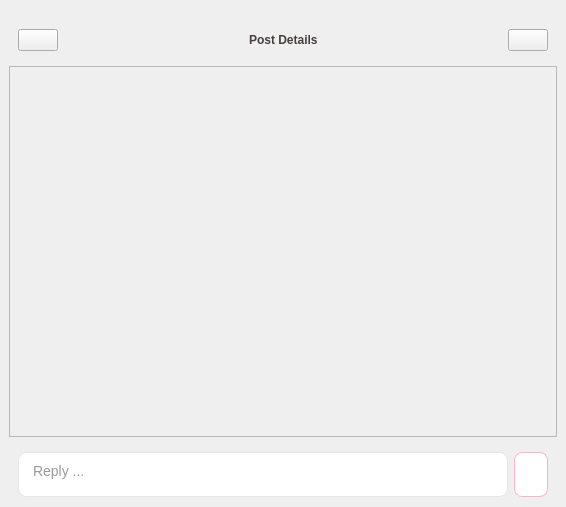
<?xml version="1.0" encoding="UTF-8"?>
<ui version="4.0">
 <class>Form</class>
 <widget class="QWidget" name="Form">
  <property name="geometry">
   <rect>
    <x>0</x>
    <y>0</y>
    <width>558</width>
    <height>507</height>
   </rect>
  </property>
  <property name="sizePolicy">
   <sizepolicy hsizetype="Expanding" vsizetype="Expanding">
    <horstretch>0</horstretch>
    <verstretch>0</verstretch>
   </sizepolicy>
  </property>
  <property name="windowTitle">
   <string>Form</string>
  </property>
  <layout class="QVBoxLayout" name="verticalLayout">
   <property name="spacing">
    <number>0</number>
   </property>
   <property name="leftMargin">
    <number>0</number>
   </property>
   <property name="rightMargin">
    <number>0</number>
   </property>
   <property name="bottomMargin">
    <number>0</number>
   </property>
   <item>
    <widget class="QStackedWidget" name="stackedWidget">
     <property name="currentIndex">
      <number>1</number>
     </property>
     <widget class="QWidget" name="forum_main">
      <layout class="QVBoxLayout" name="verticalLayout_3">
       <item>
        <spacer name="verticalSpacer">
         <property name="orientation">
          <enum>Qt::Orientation::Vertical</enum>
         </property>
         <property name="sizeType">
          <enum>QSizePolicy::Policy::Fixed</enum>
         </property>
         <property name="sizeHint" stdset="0">
          <size>
           <width>20</width>
           <height>15</height>
          </size>
         </property>
        </spacer>
       </item>
       <item>
        <widget class="QLabel" name="title_main">
         <property name="minimumSize">
          <size>
           <width>0</width>
           <height>30</height>
          </size>
         </property>
         <property name="focusPolicy">
          <enum>Qt::FocusPolicy::NoFocus</enum>
         </property>
         <property name="styleSheet">
          <string notr="true">/*font: 16pt &quot;Papyrus&quot;;*/
font: 700 17pt &quot;Terminal&quot;;
color: #ff6b81;</string>
         </property>
         <property name="text">
          <string>  DIICSU FORUM</string>
         </property>
         <property name="alignment">
          <set>Qt::AlignmentFlag::AlignCenter</set>
         </property>
        </widget>
       </item>
       <item>
        <layout class="QHBoxLayout" name="Search" stretch="0,0,2,0,0">
         <item>
          <spacer name="horizontalSpacer">
           <property name="orientation">
            <enum>Qt::Orientation::Horizontal</enum>
           </property>
           <property name="sizeType">
            <enum>QSizePolicy::Policy::Fixed</enum>
           </property>
           <property name="sizeHint" stdset="0">
            <size>
             <width>15</width>
             <height>10</height>
            </size>
           </property>
          </spacer>
         </item>
         <item>
          <widget class="QPushButton" name="update_button">
           <property name="minimumSize">
            <size>
             <width>0</width>
             <height>30</height>
            </size>
           </property>
           <property name="maximumSize">
            <size>
             <width>16777215</width>
             <height>30</height>
            </size>
           </property>
           <property name="styleSheet">
            <string notr="true">background-color: #ffe1e8;</string>
           </property>
           <property name="text">
            <string/>
           </property>
           <property name="flat">
            <bool>true</bool>
           </property>
          </widget>
         </item>
         <item>
          <widget class="QLineEdit" name="search_input">
           <property name="minimumSize">
            <size>
             <width>0</width>
             <height>30</height>
            </size>
           </property>
           <property name="maximumSize">
            <size>
             <width>16777215</width>
             <height>30</height>
            </size>
           </property>
           <property name="styleSheet">
            <string notr="true">/* ================= 搜索框 ================= */

QLineEdit#search_input {

    background-color: white;

    border: 1px solid #e5e5e5;
    border-radius: 10px;

    padding: 6px 12px;

    font-size: 14px;
    color: #333;

}


/* 鼠标悬停 */

QLineEdit#search_input:hover {

    border: 1px solid #ffb3c1;

}


/* 输入时 */

QLineEdit#search_input:focus {

    border: 1px solid #ff6b81;
}


/* placeholder 颜色 */

QLineEdit#search_input::placeholder {

    color: #aaaaaa;
}</string>
           </property>
           <property name="placeholderText">
            <string>search posts ...</string>
           </property>
          </widget>
         </item>
         <item>
          <widget class="QPushButton" name="search_button">
           <property name="minimumSize">
            <size>
             <width>0</width>
             <height>30</height>
            </size>
           </property>
           <property name="maximumSize">
            <size>
             <width>16777215</width>
             <height>30</height>
            </size>
           </property>
           <property name="styleSheet">
            <string notr="true">background-color: #ffe1e8;</string>
           </property>
           <property name="text">
            <string/>
           </property>
           <property name="icon">
            <iconset theme="QIcon::ThemeIcon::EditFind"/>
           </property>
          </widget>
         </item>
         <item>
          <spacer name="horizontalSpacer_4">
           <property name="orientation">
            <enum>Qt::Orientation::Horizontal</enum>
           </property>
           <property name="sizeType">
            <enum>QSizePolicy::Policy::Fixed</enum>
           </property>
           <property name="sizeHint" stdset="0">
            <size>
             <width>15</width>
             <height>10</height>
            </size>
           </property>
          </spacer>
         </item>
        </layout>
       </item>
       <item>
        <widget class="QScrollArea" name="post_scrollArea">
         <property name="widgetResizable">
          <bool>true</bool>
         </property>
         <widget class="QWidget" name="post_contents">
          <property name="geometry">
           <rect>
            <x>0</x>
            <y>0</y>
            <width>536</width>
            <height>352</height>
           </rect>
          </property>
          <layout class="QVBoxLayout" name="verticalLayout_5">
           <property name="spacing">
            <number>0</number>
           </property>
           <property name="leftMargin">
            <number>0</number>
           </property>
           <property name="topMargin">
            <number>0</number>
           </property>
           <property name="rightMargin">
            <number>0</number>
           </property>
           <property name="bottomMargin">
            <number>0</number>
           </property>
           <item>
            <widget class="QLabel" name="label_7">
             <property name="text">
              <string>TextLabel</string>
             </property>
            </widget>
           </item>
          </layout>
         </widget>
        </widget>
       </item>
       <item>
        <widget class="QPushButton" name="to_create_botton">
         <property name="layoutDirection">
          <enum>Qt::LayoutDirection::LeftToRight</enum>
         </property>
         <property name="styleSheet">
          <string notr="true">QPushButton#to_create_botton {

    background-color: white;

    border-radius: 8px;
    border: 1px solid #dddddd;

    padding: 6px 14px;
    font-size: 14px;

    text-align: center;
    font-size: 14px;
	font: 9pt &quot;Terminal&quot;;
}


/* 鼠标悬停 */
QPushButton#to_create_botton:hover {

    background-color: #fff7f9;
    border: 1px solid #ff8fa3;
}

QPushButton#to_create_botton:pressed {

    background-color: #ffe5ec;
}</string>
         </property>
         <property name="text">
          <string>Create Post    +</string>
         </property>
        </widget>
       </item>
      </layout>
     </widget>
     <widget class="QWidget" name="forum_detail">
      <layout class="QVBoxLayout" name="verticalLayout_2">
       <item>
        <widget class="QWidget" name="detail_top" native="true">
         <layout class="QHBoxLayout" name="horizontalLayout_7">
          <item>
           <widget class="QPushButton" name="return_button2">
            <property name="text">
             <string/>
            </property>
            <property name="icon">
             <iconset theme="QIcon::ThemeIcon::GoHome"/>
            </property>
           </widget>
          </item>
          <item>
           <spacer name="spacer">
            <property name="orientation">
             <enum>Qt::Orientation::Horizontal</enum>
            </property>
            <property name="sizeHint" stdset="0">
             <size>
              <width>130</width>
              <height>20</height>
             </size>
            </property>
           </spacer>
          </item>
          <item>
           <widget class="QLabel" name="detail_title">
            <property name="styleSheet">
             <string notr="true">/* ================= 主标题 ================= */

QLabel#detail_title {
    font-weight: 600;
	font: 700 19pt &quot;Terminal&quot;;
    color: #483e3e;

}</string>
            </property>
            <property name="text">
             <string>Post Details</string>
            </property>
           </widget>
          </item>
          <item>
           <spacer name="spacer_2">
            <property name="orientation">
             <enum>Qt::Orientation::Horizontal</enum>
            </property>
            <property name="sizeHint" stdset="0">
             <size>
              <width>130</width>
              <height>20</height>
             </size>
            </property>
           </spacer>
          </item>
          <item>
           <widget class="QPushButton" name="up_button">
            <property name="layoutDirection">
             <enum>Qt::LayoutDirection::LeftToRight</enum>
            </property>
            <property name="text">
             <string/>
            </property>
            <property name="icon">
             <iconset theme="QIcon::ThemeIcon::ViewRefresh"/>
            </property>
           </widget>
          </item>
         </layout>
        </widget>
       </item>
       <item>
        <widget class="QScrollArea" name="detail_scrollArea">
         <property name="layoutDirection">
          <enum>Qt::LayoutDirection::LeftToRight</enum>
         </property>
         <property name="widgetResizable">
          <bool>true</bool>
         </property>
         <property name="alignment">
          <set>Qt::AlignmentFlag::AlignCenter</set>
         </property>
         <widget class="QWidget" name="detail_content">
          <property name="geometry">
           <rect>
            <x>0</x>
            <y>0</y>
            <width>536</width>
            <height>365</height>
           </rect>
          </property>
          <layout class="QVBoxLayout" name="verticalLayout_6">
           <property name="spacing">
            <number>0</number>
           </property>
           <property name="leftMargin">
            <number>0</number>
           </property>
           <property name="rightMargin">
            <number>0</number>
           </property>
           <property name="bottomMargin">
            <number>0</number>
           </property>
          </layout>
         </widget>
        </widget>
       </item>
       <item>
        <widget class="QWidget" name="detail_bottom" native="true">
         <property name="maximumSize">
          <size>
           <width>16777215</width>
           <height>55</height>
          </size>
         </property>
         <layout class="QHBoxLayout" name="horizontalLayout_6" stretch="1,0">
          <item>
           <widget class="QTextEdit" name="reply_input">
            <property name="sizePolicy">
             <sizepolicy hsizetype="Preferred" vsizetype="Preferred">
              <horstretch>0</horstretch>
              <verstretch>0</verstretch>
             </sizepolicy>
            </property>
            <property name="minimumSize">
             <size>
              <width>490</width>
              <height>45</height>
             </size>
            </property>
            <property name="maximumSize">
             <size>
              <width>490</width>
              <height>45</height>
             </size>
            </property>
            <property name="styleSheet">
             <string notr="true">/* ================= 回复输入框 ================= */

QTextEdit#reply_input {

    background-color: white;

    border: 1px solid #e5e5e5;
    border-radius: 8px;

    padding: 6px 10px;

    font-size: 14px;
    color: #333333;
}


/* hover */

QTextEdit#reply_input:hover {

    border: 1px solid #ffb3c1;
}


/* focus */

QTextEdit#reply_input:focus {

    border: 1px solid #ff6b81;
}


/* placeholder */

QTextEdit#reply_input::placeholder {

    color: #aaaaaa;
}</string>
            </property>
            <property name="placeholderText">
             <string>Reply ...</string>
            </property>
           </widget>
          </item>
          <item>
           <widget class="QPushButton" name="reply_button">
            <property name="sizePolicy">
             <sizepolicy hsizetype="Minimum" vsizetype="Fixed">
              <horstretch>0</horstretch>
              <verstretch>0</verstretch>
             </sizepolicy>
            </property>
            <property name="minimumSize">
             <size>
              <width>0</width>
              <height>45</height>
             </size>
            </property>
            <property name="maximumSize">
             <size>
              <width>16777215</width>
              <height>16777215</height>
             </size>
            </property>
            <property name="mouseTracking">
             <bool>true</bool>
            </property>
            <property name="focusPolicy">
             <enum>Qt::FocusPolicy::NoFocus</enum>
            </property>
            <property name="layoutDirection">
             <enum>Qt::LayoutDirection::LeftToRight</enum>
            </property>
            <property name="styleSheet">
             <string notr="true">QPushButton#reply_button {

    background-color: white;
    color: #ff6b81;

    border: 1px solid #ffb3c1;
    border-radius: 8px;
}


QPushButton#reply_button:hover {

    background-color: #fff0f3;
}</string>
            </property>
            <property name="text">
             <string/>
            </property>
            <property name="icon">
             <iconset theme="QIcon::ThemeIcon::ListAdd"/>
            </property>
           </widget>
          </item>
         </layout>
        </widget>
       </item>
      </layout>
     </widget>
     <widget class="QWidget" name="forum_create">
      <layout class="QVBoxLayout" name="verticalLayout_4">
       <item>
        <widget class="QWidget" name="top" native="true">
         <layout class="QHBoxLayout" name="horizontalLayout_4">
          <item>
           <widget class="QPushButton" name="return_button">
            <property name="text">
             <string/>
            </property>
            <property name="icon">
             <iconset theme="QIcon::ThemeIcon::GoHome"/>
            </property>
           </widget>
          </item>
          <item>
           <spacer name="horizontalSpacer_2">
            <property name="orientation">
             <enum>Qt::Orientation::Horizontal</enum>
            </property>
            <property name="sizeHint" stdset="0">
             <size>
              <width>40</width>
              <height>20</height>
             </size>
            </property>
           </spacer>
          </item>
          <item>
           <widget class="QLabel" name="create_title">
            <property name="styleSheet">
             <string notr="true">/* ================= 主标题 ================= */

QLabel#create_title {
    font-weight: 600;
	font: 700 19pt &quot;Terminal&quot;;
    color: #483e3e;

}</string>
            </property>
            <property name="text">
             <string>Create a Post</string>
            </property>
            <property name="alignment">
             <set>Qt::AlignmentFlag::AlignCenter</set>
            </property>
           </widget>
          </item>
          <item>
           <spacer name="horizontalSpacer_3">
            <property name="orientation">
             <enum>Qt::Orientation::Horizontal</enum>
            </property>
            <property name="sizeHint" stdset="0">
             <size>
              <width>40</width>
              <height>20</height>
             </size>
            </property>
           </spacer>
          </item>
          <item>
           <widget class="QPushButton" name="clear_button">
            <property name="text">
             <string/>
            </property>
            <property name="icon">
             <iconset theme="QIcon::ThemeIcon::WindowClose"/>
            </property>
           </widget>
          </item>
         </layout>
        </widget>
       </item>
       <item>
        <widget class="QWidget" name="a_middle" native="true">
         <layout class="QHBoxLayout" name="horizontalLayout_2">
          <property name="bottomMargin">
           <number>1</number>
          </property>
          <item>
           <widget class="Line" name="line_3">
            <property name="styleSheet">
             <string notr="true">color: #d5d5d5</string>
            </property>
            <property name="orientation">
             <enum>Qt::Orientation::Horizontal</enum>
            </property>
           </widget>
          </item>
          <item>
           <widget class="QLabel" name="label_4">
            <property name="minimumSize">
             <size>
              <width>55</width>
              <height>0</height>
             </size>
            </property>
            <property name="maximumSize">
             <size>
              <width>60</width>
              <height>16777215</height>
             </size>
            </property>
            <property name="styleSheet">
             <string notr="true">/* ================= 小标题 ================= */


QLabel#label_4 {
	font: 11pt &quot;Terminal&quot;;

    color: #888888;
}</string>
            </property>
            <property name="text">
             <string>Title</string>
            </property>
            <property name="alignment">
             <set>Qt::AlignmentFlag::AlignCenter</set>
            </property>
           </widget>
          </item>
          <item>
           <widget class="Line" name="line_2">
            <property name="orientation">
             <enum>Qt::Orientation::Horizontal</enum>
            </property>
           </widget>
          </item>
         </layout>
        </widget>
       </item>
       <item>
        <widget class="QLineEdit" name="title_input">
         <property name="styleSheet">
          <string notr="true">/* ================= 标题输入框 ================= */

QLineEdit#title_input {

    background-color: white;

    border: 1px solid #e5e5e5;
    border-radius: 10px;

    padding: 8px 8px;   /* 左右间距加大 */

    font-size: 12px;
    color: #333333;

    margin-left: 10px;
    margin-right: 10px;
}


/* hover */

QLineEdit#title_input:hover {

    border: 1px solid #ffb3c1;
}


/* focus */

QLineEdit#title_input:focus {

    border: 1px solid #ff6b81;
}</string>
         </property>
         <property name="alignment">
          <set>Qt::AlignmentFlag::AlignJustify|Qt::AlignmentFlag::AlignVCenter</set>
         </property>
         <property name="dragEnabled">
          <bool>false</bool>
         </property>
         <property name="placeholderText">
          <string>Please enter a title...</string>
         </property>
        </widget>
       </item>
       <item>
        <widget class="QWidget" name="a_third" native="true">
         <layout class="QHBoxLayout" name="horizontalLayout_3">
          <property name="bottomMargin">
           <number>1</number>
          </property>
          <item>
           <widget class="Line" name="line_4">
            <property name="orientation">
             <enum>Qt::Orientation::Horizontal</enum>
            </property>
           </widget>
          </item>
          <item>
           <widget class="QLabel" name="label_3">
            <property name="minimumSize">
             <size>
              <width>55</width>
              <height>0</height>
             </size>
            </property>
            <property name="maximumSize">
             <size>
              <width>71</width>
              <height>16777215</height>
             </size>
            </property>
            <property name="layoutDirection">
             <enum>Qt::LayoutDirection::LeftToRight</enum>
            </property>
            <property name="styleSheet">
             <string notr="true">/* ================= 小标题 ================= */


QLabel#label_3 {
	font: 11pt &quot;Terminal&quot;;
    color: #888888;
}</string>
            </property>
            <property name="text">
             <string>Content</string>
            </property>
            <property name="alignment">
             <set>Qt::AlignmentFlag::AlignJustify|Qt::AlignmentFlag::AlignVCenter</set>
            </property>
            <property name="wordWrap">
             <bool>false</bool>
            </property>
           </widget>
          </item>
          <item>
           <widget class="Line" name="line">
            <property name="orientation">
             <enum>Qt::Orientation::Horizontal</enum>
            </property>
           </widget>
          </item>
         </layout>
        </widget>
       </item>
       <item>
        <widget class="QTextEdit" name="content_input">
         <property name="minimumSize">
          <size>
           <width>40</width>
           <height>0</height>
          </size>
         </property>
         <property name="styleSheet">
          <string notr="true">/* ================= 内容输入框 ================= */

QTextEdit#content_input {

    background-color: white;

    border: 1px solid #e5e5e5;
    border-radius: 10px;

    padding: 12px 16px;   /* 左右空间更大 */

    font-size: 12px;
    color: #333333;

    margin-left: 10px;
    margin-right: 10px;
}


/* hover */

QTextEdit#content_input:hover {

    border: 1px solid #ffb3c1;
}


/* focus */

QTextEdit#content_input:focus {

    border: 1px solid #ff6b81;
}</string>
         </property>
         <property name="tabChangesFocus">
          <bool>true</bool>
         </property>
         <property name="placeholderText">
          <string>Please enter post content...</string>
         </property>
        </widget>
       </item>
       <item>
        <widget class="QPushButton" name="create_button">
         <property name="cursor">
          <cursorShape>OpenHandCursor</cursorShape>
         </property>
         <property name="text">
          <string/>
         </property>
         <property name="icon">
          <iconset theme="QIcon::ThemeIcon::DocumentSend"/>
         </property>
        </widget>
       </item>
      </layout>
     </widget>
    </widget>
   </item>
  </layout>
 </widget>
 <resources/>
 <connections/>
</ui>
